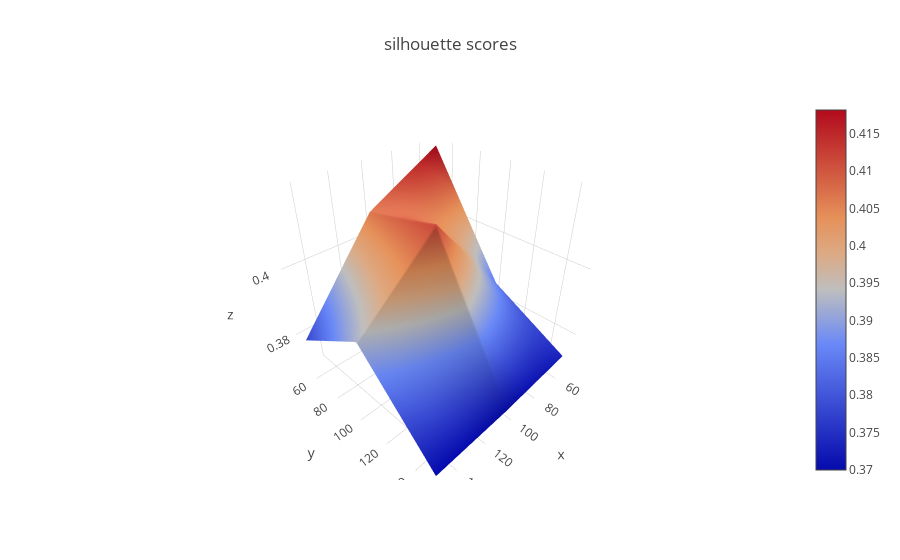

The code cell stored with this chart in its notebook:
### Code cell
plot_surface(to_plot_s, min_sample_params, min_cluster_sizes, 'silhouette scores')

### Figure 1 — Plotly figure (JSON) as saved in the notebook; plotly's stock layout.template omitted (floating-point values rounded to 4 significant figures)
{"data": [{"type": "surface", "x": [50, 100, 150], "y": [50, 100, 150], "z": [[0.4182, 0.4064, 0.3779], [0.3845, 0.4117, 0.3925], [0.3723, 0.3705, 0.37]]}], "layout": {"title": "silhouette scores"}}
